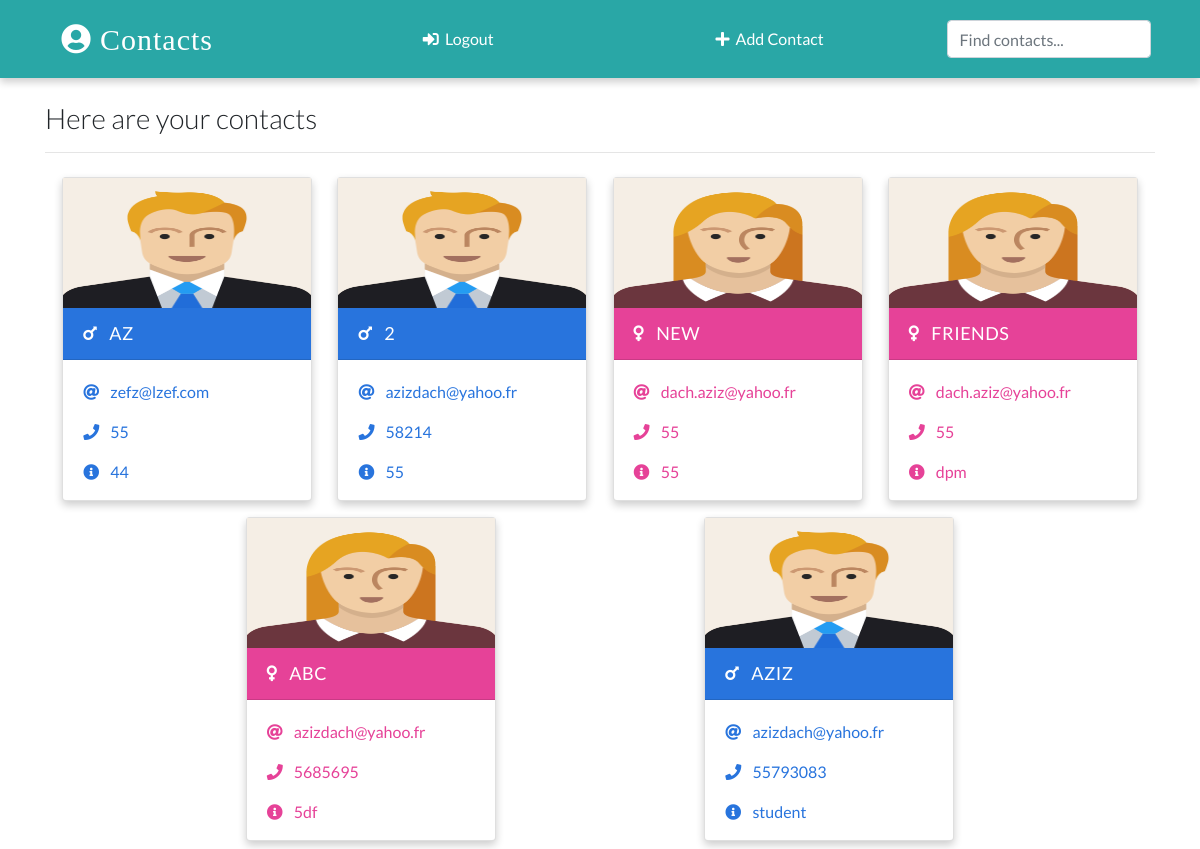
The app's page / (signed in) with its own data.
### app/models.py (models this page shows, shortened)
class Contact (models.Model):
    manager = models.ForeignKey(User,on_delete=models.CASCADE, default=None)
    name = models.CharField(max_length = 20)
    email = models.EmailField(max_length = 30)
    phone = models.IntegerField()
    info = models.CharField(max_length=50)
    gender = models.CharField(max_length=10, choices = (
        ('male','Male'),
        ('female','Female')
    ))
    image = models.ImageField(upload_to= 'images/', blank=True)
    date_added = models.DateTimeField(default = datetime.now)
    class Meta:
        ordering = ['-id']

### app/views.py (the view)
# urls.py: path('',views.home, name="home"),
@login_required
def home (request):
    context = {
        'Contacts' : Contact.objects.all()
    }
    return render(request, 'index.html', context)

### templates/index.html (shortened to what this page needs)
{% extends 'base.html'%}
{% load static %}
{% block content%}
    <div class="container">
        <h3 class="heading font-weight-light">Here are your contacts</h3>
        <hr />
      </div>
      <div class="container main-part">
        {% if Contacts %}
        {% for contact in Contacts %}
        {% include 'partials/_card.html' %}
        {% endfor %}
        {% else %}
        <p>No contacts</p>
        {% endif %}
      {% endblock %}

### templates/base.html (shortened to what this page needs)
{% load static %}
<!DOCTYPE html>
<html lang="en">
  <head>
    <link
      rel="stylesheet"
      href="https://stackpath.bootstrapcdn.com/bootstrap/4.2.1/css/bootstrap.min.css"
    />
    <link rel="stylesheet" href="{% static './css/main.css'%}" />
    <link
      rel="stylesheet"
      href="https://use.fontawesome.com/releases/v5.6.3/css/all.css"
    />
  </head>
  <body>
    <nav>
      <a class="logo" href="{% url 'home' %}">
        <i class="fas fa-user-circle"></i>&nbsp;Contacts
      </a>
     {%  if request.user.is_authenticated %}
     <a href="{% url 'logout' %}" class="mr-4 text-white">
       <i class="fas fa-sign-in-alt"></i>&nbsp; Logout
     </a>
     <a href="{% url 'create' %}" class="mr-4 text-white">
       <i class="fas fa-plus"></i>&nbsp; Add Contact
     </a>
     {%  endif %}
      <form class="form-inline my-2" action="{% url 'search' %}" method="GET">
        <input
          class="form-control search_box"
          type="search"
          placeholder="Find contacts..."
          name="search_term"
        />
      </form>
    </nav>
    <br />
    {% block content %}
    {% endblock %}
</body>
  </html>

### templates/partials/_card.html
{% load static %}
{% if contact.gender == 'male' %}
<div class="card my-2 mx-2 boy-card ">
  <img
    src="{% if contact.image %}
        {{ contact.image.url }}
        {% else %}
        {% static 'images/boy.png' %}
        {% endif %}"
    class="img-fluid"
  />
  <div class="card-header">
    <a href="{% url 'detail' contact.id %}" class="text-white header-link"
      ><i class="fas fa-mars mr-2"></i> {{ contact.name }}</a
    >
  </div>
  <div class="card-body pb-0">
    <p>
      <i class="fas fa-at mr-2"></i>
      <a href="mailto:{{ contact.email }}">{{ contact.email }}</a>
    </p>
    <p>
      <i class="fas fa-phone mr-2"></i>
      <a href="tel:{{ contact.phone }}">{{ contact.phone }}</a>
    </p>
    <p><i class="fas fa-info-circle mr-2"></i> {{ contact.info }}</p>
  </div>
</div>
{% else %}
<div class="card my-2 mx-2 girl-card">
  <img
    src="{% if contact.image %}
        {{ contact.image.url }}
        {% else %}
        {% static './images/girl.png' %}
        {% endif %}"
    class="img-fluid"
  />
  <div class="card-header">
    <a href="{% url 'detail' contact.id %}" class="text-white header-link"
      ><i class="fas fa-venus mr-2"></i> {{ contact.name }}</a
    >
  </div>
  <div class="card-body pb-0">
    <p>
      <i class="fas fa-at mr-2"></i>
      <a href="mailto:{{ contact.email }}">{{ contact.email }}</a>
    </p>
    <p>
      <i class="fas fa-phone mr-2"></i>
      <a href="tel:{{ contact.phone }}">{{ contact.phone }}</a>
    </p>
    <p><i class="fas fa-info-circle mr-2"></i> {{ contact.info }}</p>
  </div>
</div>
{% endif %}

### static/css/main.css (style rules this page uses)
:root { --back: #29a7a6; --girl: #e64298; --boy: #2874dd; }
body { font-family: Lato, sans-serif; }
nav { font-weight: light; display: flex; justify-content: space-around; background-color: var(--back); align-items: center; padding-top: 12px; padding-bottom: 12px; box-shadow: 0 4px 8px 0 rgba(0, 0, 0, 0.2); }
.logo { font-size: 30px; letter-spacing: 1px; color: white; padding: 2px 12px; border-radius: 8px; font-family: cursive; }
.card { box-shadow: 0 4px 8px 0 rgba(0, 0, 0, 0.2); transition: 0.3s; min-width: 250px; box-sizing: border-box; }
img { height: 130px !important; }
.card-header { font-size: 18px; letter-spacing: 0.5px; text-transform: uppercase; }
.boy-card .card-header { background-color: var(--boy); }
.boy-card .card-body, .boy-card .card-body p a { color: var(--boy); }
.girl-card .card-header { background-color: var(--girl); }
.girl-card .card-body, .girl-card .card-body p a { color: var(--girl); }
.card-body p { cursor: pointer; }
.main-part { display: flex; flex-wrap: wrap; justify-content: space-evenly; }

### records on screen
Contact: name "AZ", email "zefz@lzef.com", phone "55", info "44"
Contact: name "2", email "azizdach@yahoo.fr", phone "58214", info "55"
Contact: name "NEW", email "dach.aziz@yahoo.fr", phone "55", info "55"
Contact: name "FRIENDS", email "dach.aziz@yahoo.fr", phone "55", info "dpm"
Contact: name "ABC", email "azizdach@yahoo.fr", phone "5685695", info "5df"
Contact: name "AZIZ", email "azizdach@yahoo.fr", phone "55793083", info "student"
